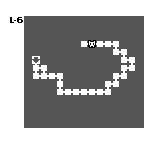

A level layout from a 2D game, rendered from its tile map. Below: a short description, then the map file with its tile-grid data intact:
An orthogonal 20x18 tile map with 8x8 px tiles, 2 tile layers (Tile Layer 1, Tile Layer 2), 3 tilesets.

<map version="1.2" tiledversion="1.2.2" orientation="orthogonal" renderorder="right-down" width="20" height="18" tilewidth="8" tileheight="8" infinite="0" nextlayerid="4" nextobjectid="1">
 <tileset firstgid="1" source="minimap.tsx" />
 <tileset firstgid="33" source="items-2.tsx" />
 <tileset firstgid="97" source="overworld-landscape.tsx" />
 <layer id="1" name="Tile Layer 1" width="20" height="18">
  <data encoding="csv">
192,192,192,192,192,192,192,192,192,192,192,192,192,192,192,192,192,192,192,192,
192,192,192,192,192,192,192,192,192,192,192,192,192,192,192,192,192,192,192,192,
192,192,192,190,190,190,190,190,190,190,190,190,190,190,190,190,190,190,192,192,
192,192,192,190,190,190,190,190,190,190,190,190,190,190,190,190,190,190,192,192,
192,192,192,190,190,190,190,190,190,190,190,190,190,190,190,190,190,190,192,192,
192,192,192,190,190,190,190,190,190,190,190,190,190,190,190,190,190,190,192,192,
192,192,192,190,190,190,190,190,190,190,190,190,190,190,190,190,190,190,192,192,
192,192,192,190,190,190,190,190,190,190,190,190,190,190,190,190,190,190,192,192,
192,192,192,190,190,190,190,190,190,190,190,190,190,190,190,190,190,190,192,192,
192,192,192,190,190,190,190,190,190,190,190,190,190,190,190,190,190,190,192,192,
192,192,192,190,190,190,190,190,190,190,190,190,190,190,190,190,190,190,192,192,
192,192,192,190,190,190,190,190,190,190,190,190,190,190,190,190,190,190,192,192,
192,192,192,190,190,190,190,190,190,190,190,190,190,190,190,190,190,190,192,192,
192,192,192,190,190,190,190,190,190,190,190,190,190,190,190,190,190,190,192,192,
192,192,192,190,190,190,190,190,190,190,190,190,190,190,190,190,190,190,192,192,
192,192,192,190,190,190,190,190,190,190,190,190,190,190,190,190,190,190,192,192,
192,192,192,192,192,192,192,192,192,192,192,192,192,192,192,192,192,192,192,192,
192,192,192,192,192,192,192,192,192,192,192,192,192,192,192,192,192,192,192,192
</data>
 </layer>
 <layer id="2" name="Tile Layer 2" width="20" height="18">
  <data encoding="csv">
0,0,0,0,0,0,0,0,0,0,0,0,0,0,0,0,0,0,0,0,
0,0,0,0,0,0,0,0,0,0,0,0,0,0,0,0,0,0,0,0,
0,91,87,0,0,0,0,0,0,0,0,0,0,0,0,0,0,0,0,0,
0,0,0,0,0,0,0,0,0,0,0,0,0,0,0,0,0,0,0,0,
0,0,0,0,0,0,0,0,0,0,0,0,0,0,0,0,0,0,0,0,
0,0,0,0,0,0,0,0,0,0,3,31,8,8,10,0,0,0,0,0,
0,0,0,0,0,0,0,0,0,0,0,0,0,0,11,10,0,0,0,0,
0,0,0,0,3221225540,0,0,0,0,0,0,0,0,0,0,11,10,0,0,0,
0,0,0,0,13,10,0,0,0,0,0,0,0,0,0,9,12,0,0,0,
0,0,0,0,11,16,8,10,0,0,0,0,0,0,9,12,0,0,0,0,
0,0,0,0,0,0,0,7,0,0,0,0,0,9,12,0,0,0,0,0,
0,0,0,0,0,0,0,11,8,8,8,8,8,12,0,0,0,0,0,0,
0,0,0,0,0,0,0,0,0,0,0,0,0,0,0,0,0,0,0,0,
0,0,0,0,0,0,0,0,0,0,0,0,0,0,0,0,0,0,0,0,
0,0,0,0,0,0,0,0,0,0,0,0,0,0,0,0,0,0,0,0,
0,0,0,0,0,0,0,0,0,0,0,0,0,0,0,0,0,0,0,0,
0,0,0,0,0,0,0,0,0,0,0,0,0,0,0,0,0,0,0,0,
0,0,0,0,0,0,0,0,0,0,0,0,0,0,0,0,0,0,0,0
</data>
 </layer>
</map>
